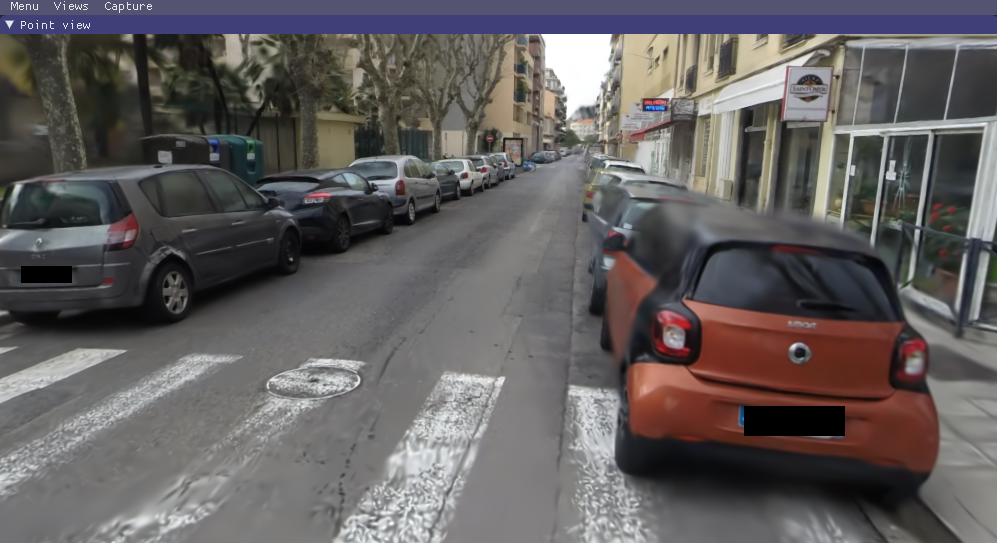
#> input picture assets/better.png, 997 x 543 px; its folder holds only this picture in this run
$ python -i utils.py   (imports and definitions only)
#> lines starting #> are read from the running program, lines starting #| are printed output that depends on the picture
import csv
import glob
import numpy as np
import os
from tqdm import tqdm
import constants as c
import cv2
from data_schemas import SASDataSchema, SysParams, WfmParams
import math

"""Assumes approximately collocated tx/rx"""
# [77 lines left out: function resample_cylindrical, not called in this run]


def load_img_and_preprocess(path, size=(200, 200), rotate=False):
#> called with path = 'assets/better.png', size = (200, 200), rotate = False
    assert len(size) == 2
    img = cv2.imread(path)
#> img is the input picture: shape (543, 997, 3); mean B, G, R 95.2, 94.7, 98.9
    if img.ndim == 3:
        img = cv2.cvtColor(img, cv2.COLOR_RGB2GRAY)
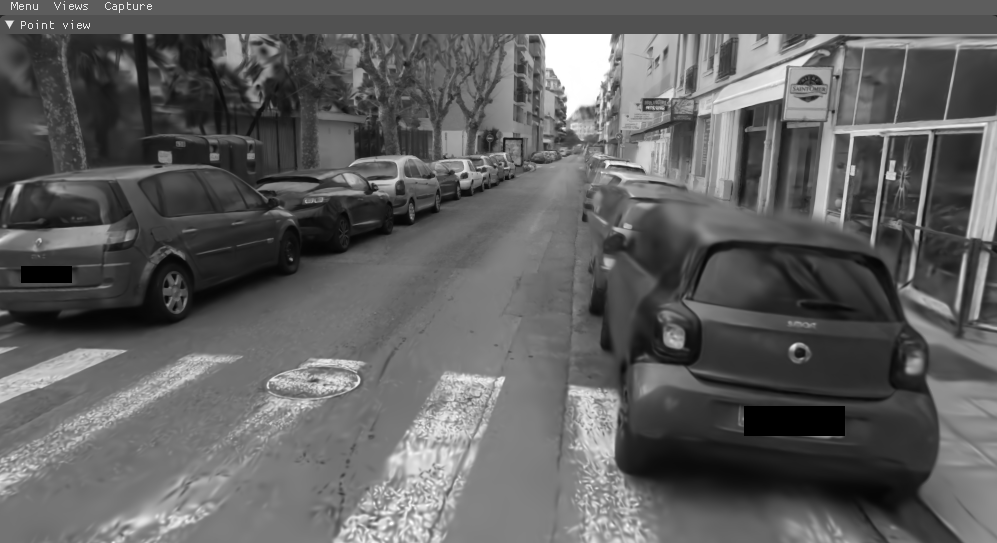
#> img: shape (543, 997); min 0, max 255, mean 95.3
    img = cv2.resize(img, (size[0], size[1]))
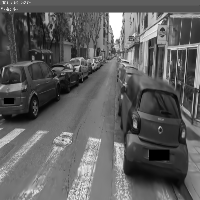
#> img: shape (200, 200); min 0, max 255, mean 95.3

    if rotate:
        img = cv2.rotate(img, cv2.cv2.ROTATE_90_CLOCKWISE)

    return img


"""Helper for reading waveform parameters"""

# [19 lines left out: function mat_str_2_float, not called in this run]


"""
Read in the flight data
"""


# [25 lines left out: function read_flights, not called in this run]


"""
Read and store the system parameters
"""


# [62 lines left out: function read_sys_params, not called in this run]


"""
Read the coordinates.csv file and transform tx, rx position to world using flight angle
"""


# [47 lines left out: function read_coords, not called in this run]

"""
Extract info neccessary for beamforming AirSAS data
"""


# [91 lines left out: function process_folder, not called in this run]

>>> result = load_img_and_preprocess('assets/better.png')

$ run again, on assets/teaser.png
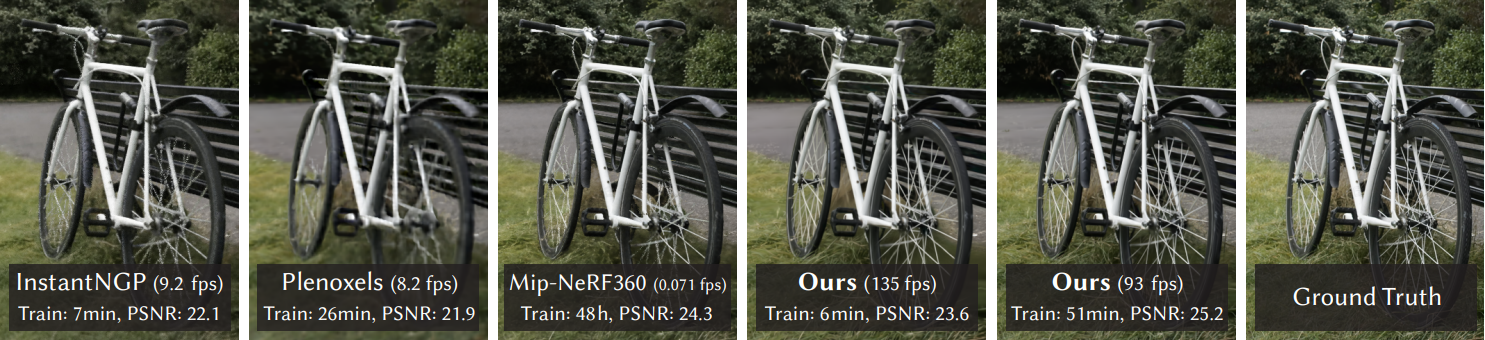
#> input picture assets/teaser.png, 1485 x 340 px
#> in load_img_and_preprocess, img is the input picture: shape (340, 1485, 3); mean B, G, R 73.8, 84.9, 83.5
#> in load_img_and_preprocess, `img = cv2.cvtColor(img, cv2.COLOR_RGB2GRAY)`:
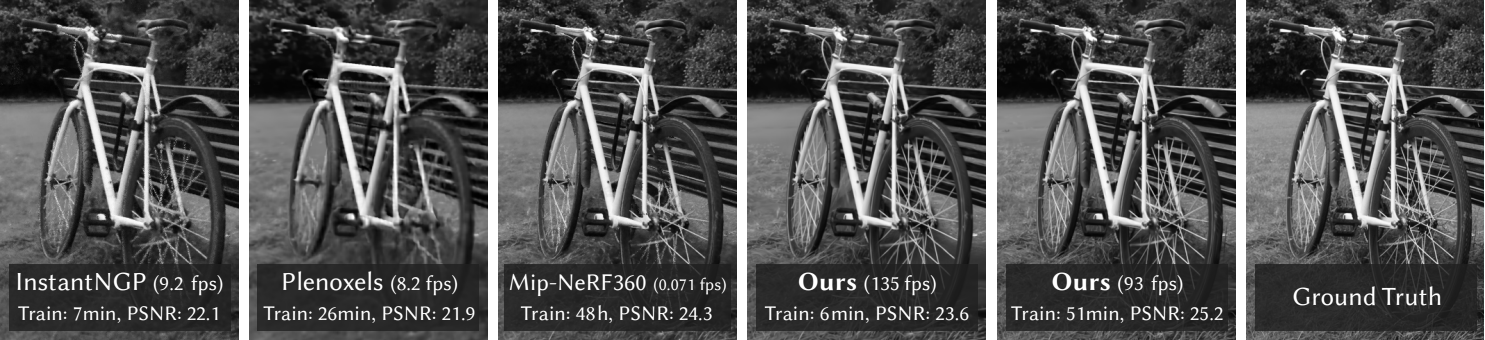
#> img: shape (340, 1485); min 0, max 255, mean 81.4
#> in load_img_and_preprocess, `img = cv2.resize(img, (size[0], size[1]))`:
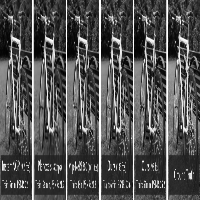
#> img: shape (200, 200); min 0, max 255, mean 81.7

$ run again, on assets/worse.png
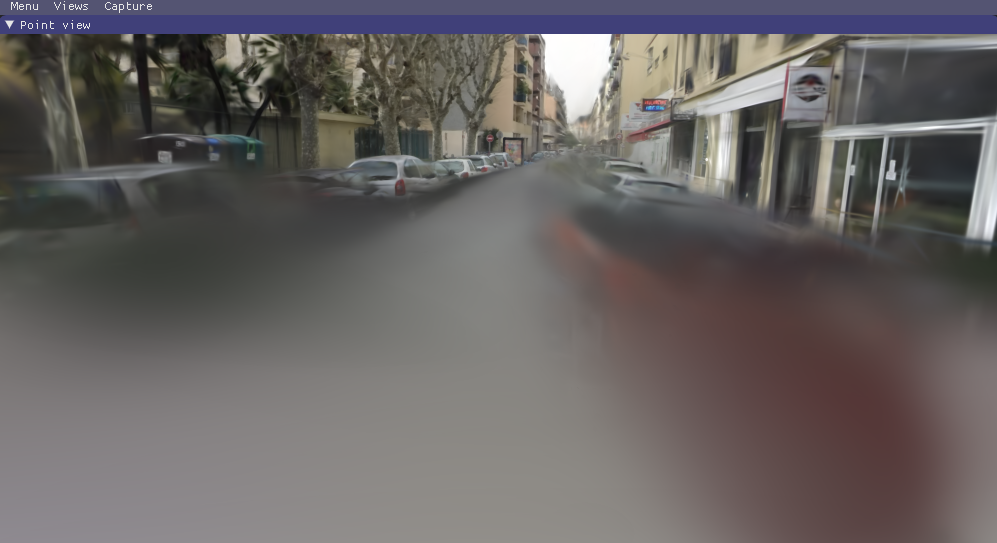
#> input picture assets/worse.png, 997 x 543 px
#> in load_img_and_preprocess, img is the input picture: shape (543, 997, 3); mean B, G, R 98.4, 98.7, 103.4
#> in load_img_and_preprocess, `img = cv2.cvtColor(img, cv2.COLOR_RGB2GRAY)`:
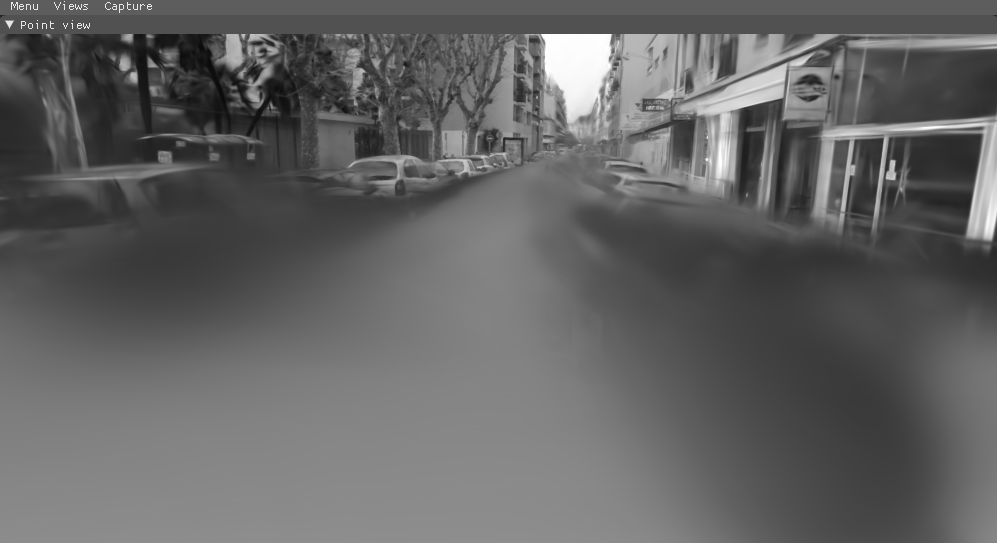
#> img: shape (543, 997); min 10, max 255, mean 99.2
#> in load_img_and_preprocess, `img = cv2.resize(img, (size[0], size[1]))`:
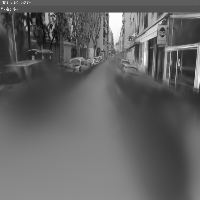
#> img: shape (200, 200); min 11, max 255, mean 99.2
